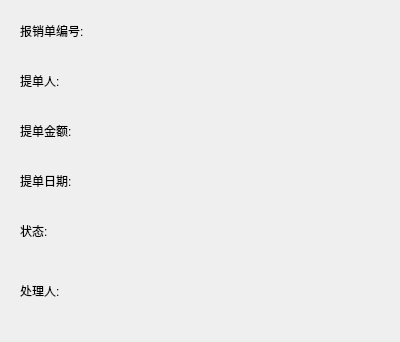
<?xml version="1.0" encoding="UTF-8"?>
<ui version="4.0">
 <class>expenseShow</class>
 <widget class="QDialog" name="expenseShow">
  <property name="geometry">
   <rect>
    <x>0</x>
    <y>0</y>
    <width>400</width>
    <height>342</height>
   </rect>
  </property>
  <property name="windowTitle">
   <string>Dialog</string>
  </property>
  <widget class="QWidget" name="widget" native="true">
   <property name="geometry">
    <rect>
     <x>10</x>
     <y>60</y>
     <width>371</width>
     <height>41</height>
    </rect>
   </property>
   <widget class="QLabel" name="label">
    <property name="geometry">
     <rect>
      <x>10</x>
      <y>10</y>
      <width>91</width>
      <height>21</height>
     </rect>
    </property>
    <property name="text">
     <string>提单人:</string>
    </property>
   </widget>
   <widget class="QLabel" name="label_2">
    <property name="geometry">
     <rect>
      <x>70</x>
      <y>10</y>
      <width>291</width>
      <height>21</height>
     </rect>
    </property>
    <property name="text">
     <string/>
    </property>
   </widget>
  </widget>
  <widget class="QWidget" name="widget_2" native="true">
   <property name="geometry">
    <rect>
     <x>10</x>
     <y>110</y>
     <width>371</width>
     <height>41</height>
    </rect>
   </property>
   <widget class="QLabel" name="label_3">
    <property name="geometry">
     <rect>
      <x>10</x>
      <y>10</y>
      <width>91</width>
      <height>21</height>
     </rect>
    </property>
    <property name="text">
     <string>提单金额:</string>
    </property>
   </widget>
   <widget class="QLabel" name="label_4">
    <property name="geometry">
     <rect>
      <x>90</x>
      <y>10</y>
      <width>271</width>
      <height>21</height>
     </rect>
    </property>
    <property name="text">
     <string/>
    </property>
   </widget>
  </widget>
  <widget class="QWidget" name="widget_3" native="true">
   <property name="geometry">
    <rect>
     <x>10</x>
     <y>160</y>
     <width>371</width>
     <height>41</height>
    </rect>
   </property>
   <widget class="QLabel" name="label_5">
    <property name="geometry">
     <rect>
      <x>10</x>
      <y>10</y>
      <width>91</width>
      <height>21</height>
     </rect>
    </property>
    <property name="text">
     <string>提单日期:</string>
    </property>
   </widget>
   <widget class="QLabel" name="label_6">
    <property name="geometry">
     <rect>
      <x>90</x>
      <y>10</y>
      <width>271</width>
      <height>21</height>
     </rect>
    </property>
    <property name="text">
     <string/>
    </property>
   </widget>
  </widget>
  <widget class="QWidget" name="widget_4" native="true">
   <property name="geometry">
    <rect>
     <x>10</x>
     <y>210</y>
     <width>371</width>
     <height>41</height>
    </rect>
   </property>
   <widget class="QLabel" name="label_7">
    <property name="geometry">
     <rect>
      <x>10</x>
      <y>10</y>
      <width>91</width>
      <height>21</height>
     </rect>
    </property>
    <property name="text">
     <string>状态:</string>
    </property>
   </widget>
   <widget class="QLabel" name="label_8">
    <property name="geometry">
     <rect>
      <x>60</x>
      <y>10</y>
      <width>301</width>
      <height>21</height>
     </rect>
    </property>
    <property name="text">
     <string/>
    </property>
   </widget>
  </widget>
  <widget class="QWidget" name="widget_5" native="true">
   <property name="geometry">
    <rect>
     <x>10</x>
     <y>270</y>
     <width>371</width>
     <height>41</height>
    </rect>
   </property>
   <widget class="QLabel" name="label_9">
    <property name="geometry">
     <rect>
      <x>10</x>
      <y>10</y>
      <width>91</width>
      <height>21</height>
     </rect>
    </property>
    <property name="text">
     <string>处理人:</string>
    </property>
   </widget>
   <widget class="QLabel" name="label_10">
    <property name="geometry">
     <rect>
      <x>70</x>
      <y>10</y>
      <width>291</width>
      <height>31</height>
     </rect>
    </property>
    <property name="text">
     <string/>
    </property>
   </widget>
  </widget>
  <widget class="QWidget" name="widget_6" native="true">
   <property name="geometry">
    <rect>
     <x>10</x>
     <y>10</y>
     <width>371</width>
     <height>41</height>
    </rect>
   </property>
   <widget class="QLabel" name="label_11">
    <property name="geometry">
     <rect>
      <x>10</x>
      <y>10</y>
      <width>91</width>
      <height>21</height>
     </rect>
    </property>
    <property name="text">
     <string>报销单编号:</string>
    </property>
   </widget>
   <widget class="QLabel" name="label_13">
    <property name="geometry">
     <rect>
      <x>150</x>
      <y>10</y>
      <width>261</width>
      <height>31</height>
     </rect>
    </property>
    <property name="text">
     <string/>
    </property>
   </widget>
   <widget class="QLabel" name="label_12">
    <property name="geometry">
     <rect>
      <x>100</x>
      <y>10</y>
      <width>261</width>
      <height>21</height>
     </rect>
    </property>
    <property name="text">
     <string/>
    </property>
   </widget>
  </widget>
 </widget>
 <resources/>
 <connections/>
</ui>
